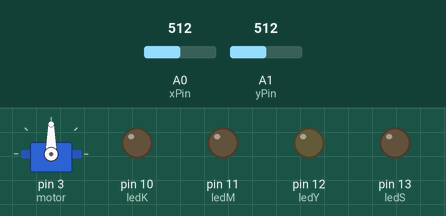
Simulated run of this sketch. Board: Arduino Uno, built with avr-gcc and run on an emulated ATmega328P. Parts: servo, output pins drawn as LEDs (lit = HIGH). Inputs (shaded band) come from the test bench; at power-on: A1 (yPin) = 512, A0 (xPin) = 512.

Above: at 1.2 s.
1.3 s: A1 (yPin) set to 716
At 2.2 s:
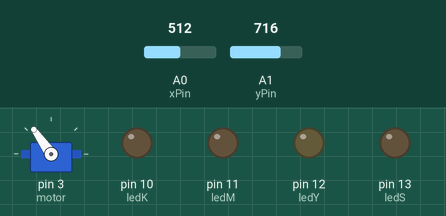
2.8 s: A0 (xPin) set to 991
4.3 s: A0 (xPin) set to 1013
At 5.5 s:
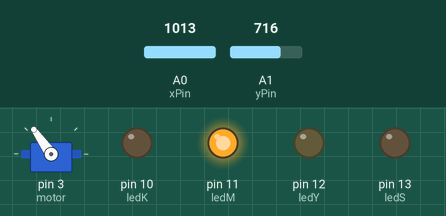
5.8 s: A1 (yPin) set to 900
At 6.8 s:
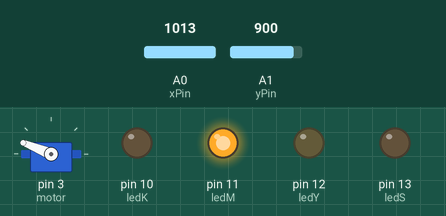
7.3 s: A0 (xPin) set to 990
At 8.0 s:
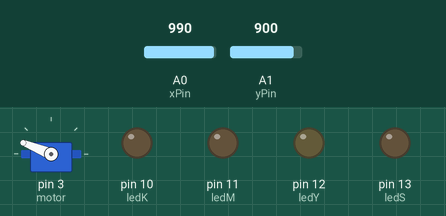
8.8 s: A1 (yPin) set to 1010
At 9.1 s:
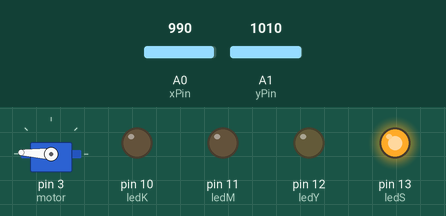
Timing chart, 0 to 11.3 s (numbered marks = the images above; inputs shaded):
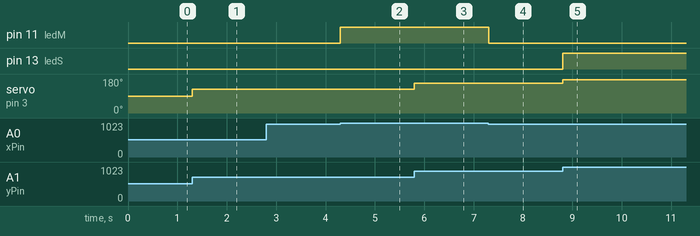

The sketch:

sketch_mar04a.ino
```cpp
#include <Servo.h>
Servo motor;
int deger;
int derece;

int xPin = A0;

int yPin = A1;

int ledK=10; int ledM=11; int ledY=12; int ledS=13;


int xPozisyon = 0;

int yPozisyon = 0;


void setup() {
 motor.attach(3);

pinMode(xPin, INPUT);

pinMode(yPin, INPUT);

pinMode(ledK,OUTPUT); pinMode(ledM,OUTPUT);

pinMode(ledY,OUTPUT); pinMode(ledS,OUTPUT);
}

void loop() {
  deger=analogRead(A0);
  deger=analogRead(A1);
  derece=map(deger,0,1023,0,180);
  motor.write(derece);


xPozisyon = analogRead(xPin);

yPozisyon = analogRead(yPin);

if(xPozisyon<10){digitalWrite(ledK,HIGH);}else{digitalWrite(ledK,LOW);}

if(xPozisyon>1000){digitalWrite(ledM,HIGH);}else{digitalWrite(ledM,LOW);}

if(yPozisyon<10){digitalWrite(ledY,HIGH);}else{digitalWrite(ledY,LOW);}

if(yPozisyon>1000){digitalWrite(ledS,HIGH);}else{digitalWrite(ledS,LOW);}

}
```

Measured:
- the behaviour switches between 1000 and 1001 on A0 (xPin) (found by bisection; images 1 and 2)
- after the input at 1.3 s, servo on pin 3 (motor): 90° → 125° at once
- after the input at 2.8 s, every drawn part: stays the same
- after the input at 4.3 s, pin 11 (ledM): LOW → HIGH at once
- after the input at 5.8 s, servo on pin 3 (motor): 125° → 158° at once
- after the input at 7.3 s, pin 11 (ledM): HIGH → LOW at once
- after the input at 8.8 s, pin 13 (ledS): LOW → HIGH at once; servo on pin 3 (motor): 158° → 177° at once
